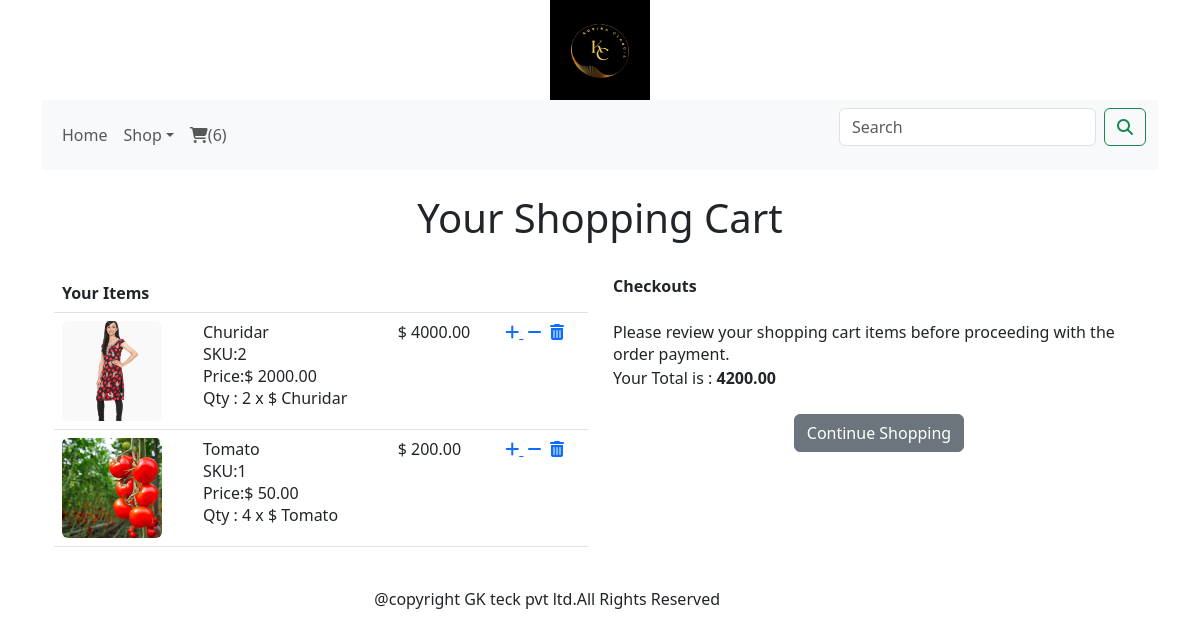
Page /cart/ on the committed database.
### cart/models.py (models this page shows)
class CartItem(models.Model):
    product=models.ForeignKey(Product, on_delete=models.CASCADE)
    cart=models.ForeignKey(Cart,on_delete=models.CASCADE)
    quantity=models.IntegerField()
    active=models.BooleanField(default=True)
    class Meta:
        db_table='CartItem'
    def sub_total(self):
        return self.product.price * self.quantity
    def __str__(self):
        return'{}'.format(self.product)

### shop/models.py (models this page shows, shortened)
class Product(models.Model):
    name=models.CharField(max_length=250,unique=True)
    slug=models.SlugField(max_length=250,unique=True)
    description=models.TextField(blank=True)
    price=models.DecimalField(max_digits=10,decimal_places=2)
    category=models.ForeignKey(Category, on_delete=models.CASCADE)
    image=models.ImageField(upload_to='product',blank=True)
    stock=models.IntegerField()
    available=models.BooleanField(default=True)
    created=models.DateTimeField(auto_now_add=True)
    updated=models.DateTimeField(auto_now=True)
    class Meta:
        ordering=('name',)
        verbose_name='product'
        verbose_name_plural='product'
    def __str__(self):
        return  '{}'.format(self.name)

### cart/views.py (the view)
# urls.py: path('',views.cart_detail,name='cart_detail'),
def cart_detail(request,total=0,counter=0,cart_items=None):
    try:
        cart=Cart.objects.get(cart_id=_cart_id(request))
        cart_items=CartItem.objects.filter(cart=cart,active=True)
        for cart_item in cart_items:
            total += (cart_item.product.price * cart_item.quantity)
            counter += cart_item.quantity
    except ObjectDoesNotExist:
        pass
    return render(request,'cart.html', dict(cart_items=cart_items,total=total,counter=counter))

### cart/context_processors.py (called while the page is built)
def counter(request):
    item_count=0
    if 'admin' in request.path:
        return {}
    else:
       try:
           cart=Cart.objects.filter(cart_id=_cart_id(request))
           car_items=CartItem.objects.all().filter(cart=cart[:1])
           for cart_item in car_items:
               item_count += cart_item.quantity
       except Cart.DoesNotExist:
           item_count=0
    return dict(item_count=item_count)

### cart/views.py (called while the page is built)
def _cart_id(request):
    cart=request.session.session_key
    if not cart:
        cart=request.session.create()
    return Cart

### shop/context_processors.py (called while the page is built)
def menu_links(request):
    links=Category.objects.all()
    return dict(links=links)

### shop/models.py (called while the page is built)
    def get_url(self):
        return reverse('shop:product_by_category',args=[self.slug])

### templates/cart.html (shortened to what this page needs)
{% extends 'base.html' %}
{% load static %}
{% block content %}
{% if not cart_items %}
<div>
    <div class="text-center">
        <br>
            <h1 class="text-center my_title">Your Shopping is Empty</h1>
            <br>
        <p class="text-center">Please Click<a href="{% url 'Shop:allProductCart' %}">Here</a>to continue Shopping</p>
    </div>
</div>
{% else %}
<div>
    <div class="text-center">
            <br>
            <h1 class="text-center my_title">Your Shopping Cart</h1>
        <br>
    </div>
</div>
<div class="row mx-auto">
    <div class="col-12 col-sm-12 col-md-12 col-lg-6 text-center">
        <table class="table my_custom_table">
            <thead class="my_custom_thead">
                <tr>
                    <th colspan="5">Your Items
                    </th>
                </tr>
            </thead>
            <tbody>
                {% for cart_item in cart_items %}
                <tr>
                    <td>
                        <a href="cart_item.product.get_absolute_url"><img src="{{cart_item.product.image.url}}" alt="" class="float-left rounded custom_image" height="100px" width="100px";> </a>
                    </td>
                    <td class="text-left">
                        {{cart_item.product.name}}
                        <br>
                        SKU:{{cart_item.product.id}}
                        <br>
                        Price:$ {{cart_item.product.price}}
                        <br>
                        Qty : {{cart_item.quantity}} x $ {{cart_item}}
                    </td>
                    <td>
                        $ {{cart_item.sub_total}}
                    </td>
                    {% if cart_item.quantity < cart_item.product.stock %}
                    <td>
                        <a href="{% url 'cart:add_cart' cart_item.product.id %}" class="custom_a" ><i class="fa fa-plus custom_icon"> </i> </a>
                        &nbsp;<a href="{% url 'cart:cart_remove' cart_item.product.id %}" class="custom_a"><i class="fa fa-minus custom_icon"></i></a>
                        &nbsp;<a href="{% url 'cart:full_remove' cart_item.product.id %}" class="custom_icon"><i class="fa fa-trash custom_icon"></i></a>
                    </td>
                    {% else %}
                    <td>
                        &nbsp;<a href="{% url 'cart:cart_remove' cart_item.product.id %}" class="custom_a"><i class="fa fa-minus custom_icon"></i></a>
                        &nbsp;<a href="{% url 'cart:full_remove' cart_item.product.id %}" class="custom_icon"><i class="fa fa-trash custom_icon"></i></a>
                    </td>
                    {% endif %}
                </tr>
                {% endfor %}
            </tbody>
        </table>
    </div>
   <div class="col-12 col-sm-12 col-md-12 col-lg-6 text-center">
        <table class="my_custom_thead">
            <tr>
                <th>
                    Checkouts
                </th>
            </tr>
            <thead>
            <tbody>
                <tr>
                    <td>
                        <br>
                        Please review your shopping cart items before proceeding with the order payment.
                    </td>
                </tr>
                <tr>
                    <td class="text-left">
                        Your Total is : <strong>{{ total }}</strong>
                    </td>
                </tr>
            </tbody>
            </thead>
        </table>
        <div class="mx-auto">
            <br>
            <a href="{% url 'shop:allProdCat' %}" class="btn btn-secondary btn-block my_custom_button">Continue Shopping</a>
        </div>
    {% endif %}
   </div>
</div>
{% endblock %}

### templates/base.html (shortened to what this page needs)
{% load static %}
<html>
    <head>
        <link href="https://cdn.jsdelivr.net/npm/bootstrap@5.3.0-alpha3/dist/css/bootstrap.min.css" rel="stylesheet">
        <link rel="stylesheet" href="{% static 'css/bootstrap.min.css' %}">
        <link href="{% static 'css/bootstrap.min.css' %}" rel="stylesheet" >
  </head>
    </head>
    <body>
        <div class="container">
        {% include 'header.html' %}
        {% include 'nav.html' %}
        {% block content %}
        {% endblock %}
        </div>
        {% include 'footer.html' %}
    </body>
</html>

### templates/header.html
{% load static %}
<header>
    <center>
        <a href="{% url 'shop:allProdCat' %}"><img src="{% static 'img/logo.png' %}" alt="logo image"  width="100;" height="100;"></a>
    </center>
</header>

### templates/nav.html (shortened to what this page needs)
<nav class="navbar navbar-expand-lg bg-body-tertiary">
    <div class="container-fluid">
      <div class="collapse navbar-collapse" id="navbarSupportedContent">
        <ul class="navbar-nav me-auto mb-2 mb-lg-0">
          <li class="nav-item">
            <a class="nav-link" href="{% url 'shop:allProdCat' %}">Home</a>
          </li>
          <li class="nav-item dropdown {% if 'shop' in request.path %} active {% endif %}">
            <a class="nav-link dropdown-toggle" href="#" role="button" data-bs-toggle="dropdown" aria-expanded="false">Shop</a>
          </li>
          {% if item_count > 0 %}
          <li class="nav-item">
            <a class="nav-link" href="{% url 'cart:cart_detail' %}"><i class="fa fa-shopping-cart"></i>({{item_count}})</a>
          </li>
          {% endif %}
        </ul>
        <form class="d-flex" action="{% url 'search_app:SearchResult' %}" method="get">
          <input class="form-control me-2" type="search" placeholder="Search" name="q" aria-label="Search">
          <button class="btn btn-outline-success" type="submit"><i class="fa fa-search" ></i></button>
        </form>
      </div>
    </div>
  </nav>

### templates/footer.html
<footer class="mt-auto" style="margin-bottom:50px;">
<div class="footer navbar-fixed-bottom my_footer">
    <p style="position:absolute; right:40%; ">
        <br>
        @copyright GK teck pvt ltd.All Rights Reserved
    </p>
</div>
</footer>

### rows in the picture
CartItem: product.image (picture), product.name "Churidar", product.id "2", product.price "2000.00", quantity "2", sub_total "4000.00"
CartItem: product.image (picture), product.name "Tomato", product.id "1", product.price "50.00", quantity "4", sub_total "200.00"

### other values in the picture
{{ item_count }} "6"
{{ total }} "4200.00"
